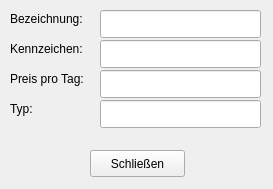
<?xml version="1.0" encoding="UTF-8"?>
<ui version="4.0">
 <class>FahrzeugDetail</class>
 <widget class="QWidget" name="FahrzeugDetail">
  <property name="windowModality">
   <enum>Qt::ApplicationModal</enum>
  </property>
  <property name="geometry">
   <rect>
    <x>0</x>
    <y>0</y>
    <width>273</width>
    <height>189</height>
   </rect>
  </property>
  <property name="windowTitle">
   <string>Detailansicht Fahrzeug</string>
  </property>
  <widget class="QLineEdit" name="lineEditKennzeichen">
   <property name="geometry">
    <rect>
     <x>100</x>
     <y>40</y>
     <width>161</width>
     <height>28</height>
    </rect>
   </property>
   <property name="readOnly">
    <bool>true</bool>
   </property>
  </widget>
  <widget class="QLabel" name="label_4">
   <property name="geometry">
    <rect>
     <x>10</x>
     <y>100</y>
     <width>81</width>
     <height>18</height>
    </rect>
   </property>
   <property name="text">
    <string>Typ:</string>
   </property>
  </widget>
  <widget class="QLineEdit" name="lineEditPreisProTag">
   <property name="geometry">
    <rect>
     <x>100</x>
     <y>70</y>
     <width>161</width>
     <height>28</height>
    </rect>
   </property>
   <property name="readOnly">
    <bool>true</bool>
   </property>
  </widget>
  <widget class="QLabel" name="label_2">
   <property name="geometry">
    <rect>
     <x>10</x>
     <y>40</y>
     <width>81</width>
     <height>18</height>
    </rect>
   </property>
   <property name="text">
    <string>Kennzeichen:</string>
   </property>
  </widget>
  <widget class="QLabel" name="label_5">
   <property name="geometry">
    <rect>
     <x>10</x>
     <y>70</y>
     <width>81</width>
     <height>18</height>
    </rect>
   </property>
   <property name="text">
    <string>Preis pro Tag:</string>
   </property>
  </widget>
  <widget class="QLineEdit" name="lineEditBezeichnung">
   <property name="geometry">
    <rect>
     <x>100</x>
     <y>10</y>
     <width>161</width>
     <height>28</height>
    </rect>
   </property>
   <property name="readOnly">
    <bool>true</bool>
   </property>
  </widget>
  <widget class="QLineEdit" name="lineEditTyp">
   <property name="geometry">
    <rect>
     <x>100</x>
     <y>100</y>
     <width>161</width>
     <height>28</height>
    </rect>
   </property>
   <property name="readOnly">
    <bool>true</bool>
   </property>
  </widget>
  <widget class="QLabel" name="label_3">
   <property name="geometry">
    <rect>
     <x>10</x>
     <y>10</y>
     <width>81</width>
     <height>18</height>
    </rect>
   </property>
   <property name="text">
    <string>Bezeichnung:</string>
   </property>
  </widget>
  <widget class="QPushButton" name="buttonSchliessen">
   <property name="geometry">
    <rect>
     <x>90</x>
     <y>150</y>
     <width>95</width>
     <height>27</height>
    </rect>
   </property>
   <property name="text">
    <string>Schließen</string>
   </property>
  </widget>
 </widget>
 <tabstops>
  <tabstop>lineEditBezeichnung</tabstop>
  <tabstop>lineEditKennzeichen</tabstop>
  <tabstop>lineEditPreisProTag</tabstop>
  <tabstop>lineEditTyp</tabstop>
  <tabstop>buttonSchliessen</tabstop>
 </tabstops>
 <resources/>
 <connections/>
</ui>
